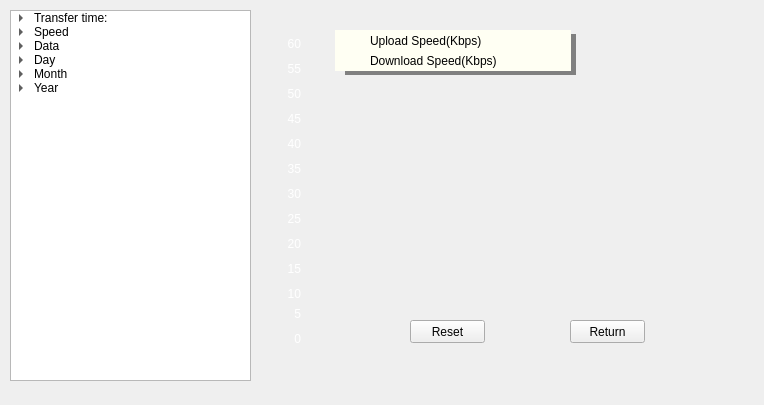
<?xml version="1.0" encoding="UTF-8"?>
<ui version="4.0">
 <class>DataStatisticsForm</class>
 <widget class="QWidget" name="DataStatisticsForm">
  <property name="geometry">
   <rect>
    <x>0</x>
    <y>0</y>
    <width>764</width>
    <height>405</height>
   </rect>
  </property>
  <property name="sizePolicy">
   <sizepolicy hsizetype="Fixed" vsizetype="Fixed">
    <horstretch>0</horstretch>
    <verstretch>0</verstretch>
   </sizepolicy>
  </property>
  <property name="minimumSize">
   <size>
    <width>764</width>
    <height>345</height>
   </size>
  </property>
  <property name="maximumSize">
   <size>
    <width>764</width>
    <height>16777215</height>
   </size>
  </property>
  <property name="baseSize">
   <size>
    <width>748</width>
    <height>345</height>
   </size>
  </property>
  <property name="windowTitle">
   <string>Form</string>
  </property>
  <property name="styleSheet">
   <string notr="true"/>
  </property>
  <widget class="QWidget" name="widgetFluxData" native="true">
   <property name="geometry">
    <rect>
     <x>2</x>
     <y>340</y>
     <width>0</width>
     <height>0</height>
    </rect>
   </property>
   <property name="styleSheet">
    <string notr="true"/>
   </property>
   <widget class="QTreeWidget" name="treeWidgetStatisticsData">
    <property name="geometry">
     <rect>
      <x>0</x>
      <y>0</y>
      <width>0</width>
      <height>0</height>
     </rect>
    </property>
    <attribute name="headerVisible">
     <bool>false</bool>
    </attribute>
    <column>
     <property name="text">
      <string notr="true">Statistics Data</string>
     </property>
    </column>
    <item>
     <property name="text">
      <string>Day</string>
     </property>
     <item>
      <property name="text">
       <string>Upload Data:</string>
      </property>
     </item>
     <item>
      <property name="text">
       <string>Download Data:</string>
      </property>
     </item>
     <item>
      <property name="text">
       <string>Duration:</string>
      </property>
     </item>
    </item>
    <item>
     <property name="text">
      <string>Month</string>
     </property>
     <item>
      <property name="text">
       <string>Upload Data:</string>
      </property>
     </item>
     <item>
      <property name="text">
       <string>Download Data:</string>
      </property>
     </item>
     <item>
      <property name="text">
       <string>Duration:</string>
      </property>
     </item>
    </item>
    <item>
     <property name="text">
      <string>Year</string>
     </property>
     <item>
      <property name="text">
       <string>Upload Data:</string>
      </property>
     </item>
     <item>
      <property name="text">
       <string>Download Data:</string>
      </property>
     </item>
     <item>
      <property name="text">
       <string>Duration:</string>
      </property>
     </item>
    </item>
   </widget>
  </widget>
  <widget class="QWidget" name="widget" native="true">
   <property name="geometry">
    <rect>
     <x>10</x>
     <y>0</y>
     <width>251</width>
     <height>391</height>
    </rect>
   </property>
   <widget class="QTreeWidget" name="treeWidgetConnectData">
    <property name="geometry">
     <rect>
      <x>0</x>
      <y>10</y>
      <width>241</width>
      <height>371</height>
     </rect>
    </property>
    <property name="showDropIndicator" stdset="0">
     <bool>true</bool>
    </property>
    <property name="autoExpandDelay">
     <number>0</number>
    </property>
    <property name="rootIsDecorated">
     <bool>true</bool>
    </property>
    <property name="uniformRowHeights">
     <bool>false</bool>
    </property>
    <property name="itemsExpandable">
     <bool>true</bool>
    </property>
    <property name="columnCount">
     <number>1</number>
    </property>
    <attribute name="headerVisible">
     <bool>false</bool>
    </attribute>
    <attribute name="headerDefaultSectionSize">
     <number>400</number>
    </attribute>
    <attribute name="headerStretchLastSection">
     <bool>false</bool>
    </attribute>
    <column>
     <property name="text">
      <string>Transfer Data</string>
     </property>
    </column>
    <item>
     <property name="text">
      <string>Transfer time:</string>
     </property>
     <property name="toolTip">
      <string/>
     </property>
     <property name="statusTip">
      <string/>
     </property>
     <property name="whatsThis">
      <string/>
     </property>
     <property name="font">
      <font>
       <kerning>true</kerning>
      </font>
     </property>
     <property name="background">
      <brush brushstyle="NoBrush">
       <color alpha="255">
        <red>0</red>
        <green>0</green>
        <blue>0</blue>
       </color>
      </brush>
     </property>
     <item>
      <property name="text">
       <string>新建子项目</string>
      </property>
     </item>
    </item>
    <item>
     <property name="text">
      <string>Speed</string>
     </property>
     <item>
      <property name="text">
       <string>Upload:</string>
      </property>
     </item>
     <item>
      <property name="text">
       <string>Download:</string>
      </property>
     </item>
    </item>
    <item>
     <property name="text">
      <string>Data</string>
     </property>
     <item>
      <property name="text">
       <string>Upload:</string>
      </property>
     </item>
     <item>
      <property name="text">
       <string>Download:</string>
      </property>
     </item>
    </item>
    <item>
     <property name="text">
      <string>Day</string>
     </property>
     <item>
      <property name="text">
       <string>Upload Data:</string>
      </property>
     </item>
     <item>
      <property name="text">
       <string>Download Data:</string>
      </property>
     </item>
     <item>
      <property name="text">
       <string>Duration:</string>
      </property>
     </item>
    </item>
    <item>
     <property name="text">
      <string>Month</string>
     </property>
     <item>
      <property name="text">
       <string>Upload Data:</string>
      </property>
     </item>
     <item>
      <property name="text">
       <string>Download Data:</string>
      </property>
     </item>
     <item>
      <property name="text">
       <string>Duration:</string>
      </property>
     </item>
    </item>
    <item>
     <property name="text">
      <string>Year</string>
     </property>
     <item>
      <property name="text">
       <string>Upload Data:</string>
      </property>
     </item>
     <item>
      <property name="text">
       <string>Download Data:</string>
      </property>
     </item>
     <item>
      <property name="text">
       <string>Duration:</string>
      </property>
     </item>
    </item>
   </widget>
  </widget>
  <widget class="QLabel" name="labelTimeLastReset">
   <property name="geometry">
    <rect>
     <x>10</x>
     <y>405</y>
     <width>101</width>
     <height>16</height>
    </rect>
   </property>
   <property name="text">
    <string>Time last reset:</string>
   </property>
  </widget>
  <widget class="QLabel" name="label_9">
   <property name="geometry">
    <rect>
     <x>140</x>
     <y>320</y>
     <width>81</width>
     <height>16</height>
    </rect>
   </property>
   <property name="text">
    <string/>
   </property>
  </widget>
  <widget class="QPushButton" name="pushButtonReturn">
   <property name="geometry">
    <rect>
     <x>570</x>
     <y>320</y>
     <width>75</width>
     <height>23</height>
    </rect>
   </property>
   <property name="text">
    <string>Return</string>
   </property>
  </widget>
  <widget class="QLabel" name="labelOrdinate0">
   <property name="geometry">
    <rect>
     <x>270</x>
     <y>331</y>
     <width>31</width>
     <height>16</height>
    </rect>
   </property>
   <property name="styleSheet">
    <string notr="true">QLabel#labelOrdinate0
{
	color:white;
}</string>
   </property>
   <property name="text">
    <string>0</string>
   </property>
   <property name="alignment">
    <set>Qt::AlignRight|Qt::AlignTrailing|Qt::AlignVCenter</set>
   </property>
  </widget>
  <widget class="QLabel" name="labelOrdinate5">
   <property name="geometry">
    <rect>
     <x>270</x>
     <y>211</y>
     <width>31</width>
     <height>16</height>
    </rect>
   </property>
   <property name="styleSheet">
    <string notr="true">QLabel#labelOrdinate5
{
	color:white;
}</string>
   </property>
   <property name="text">
    <string>25</string>
   </property>
   <property name="alignment">
    <set>Qt::AlignRight|Qt::AlignTrailing|Qt::AlignVCenter</set>
   </property>
  </widget>
  <widget class="QLabel" name="labelOrdinate3">
   <property name="geometry">
    <rect>
     <x>270</x>
     <y>261</y>
     <width>31</width>
     <height>16</height>
    </rect>
   </property>
   <property name="styleSheet">
    <string notr="true">QLabel#labelOrdinate3
{
	color:white;
}</string>
   </property>
   <property name="text">
    <string>15</string>
   </property>
   <property name="alignment">
    <set>Qt::AlignRight|Qt::AlignTrailing|Qt::AlignVCenter</set>
   </property>
  </widget>
  <widget class="QLabel" name="labelOrdinate4">
   <property name="geometry">
    <rect>
     <x>270</x>
     <y>236</y>
     <width>31</width>
     <height>16</height>
    </rect>
   </property>
   <property name="styleSheet">
    <string notr="true">QLabel#labelOrdinate4
{
	color:white;
}</string>
   </property>
   <property name="text">
    <string>20</string>
   </property>
   <property name="alignment">
    <set>Qt::AlignRight|Qt::AlignTrailing|Qt::AlignVCenter</set>
   </property>
  </widget>
  <widget class="QLabel" name="labelOrdinate2">
   <property name="geometry">
    <rect>
     <x>270</x>
     <y>286</y>
     <width>31</width>
     <height>16</height>
    </rect>
   </property>
   <property name="styleSheet">
    <string notr="true">QLabel#labelOrdinate2
{
	color:white;
}</string>
   </property>
   <property name="text">
    <string>10</string>
   </property>
   <property name="alignment">
    <set>Qt::AlignRight|Qt::AlignTrailing|Qt::AlignVCenter</set>
   </property>
  </widget>
  <widget class="QLabel" name="labelOrdinate1">
   <property name="geometry">
    <rect>
     <x>270</x>
     <y>306</y>
     <width>31</width>
     <height>16</height>
    </rect>
   </property>
   <property name="styleSheet">
    <string notr="true">QLabel#labelOrdinate1
{
	color:white;
}</string>
   </property>
   <property name="text">
    <string>5</string>
   </property>
   <property name="alignment">
    <set>Qt::AlignRight|Qt::AlignTrailing|Qt::AlignVCenter</set>
   </property>
  </widget>
  <widget class="QLabel" name="labelOrdinate11">
   <property name="geometry">
    <rect>
     <x>270</x>
     <y>61</y>
     <width>31</width>
     <height>16</height>
    </rect>
   </property>
   <property name="styleSheet">
    <string notr="true">QLabel#labelOrdinate11
{
	color:white;
}</string>
   </property>
   <property name="text">
    <string>55</string>
   </property>
   <property name="alignment">
    <set>Qt::AlignRight|Qt::AlignTrailing|Qt::AlignVCenter</set>
   </property>
  </widget>
  <widget class="QLabel" name="labelOrdinate9">
   <property name="geometry">
    <rect>
     <x>270</x>
     <y>111</y>
     <width>31</width>
     <height>16</height>
    </rect>
   </property>
   <property name="styleSheet">
    <string notr="true">QLabel#labelOrdinate9
{
	color:white;
}</string>
   </property>
   <property name="text">
    <string>45</string>
   </property>
   <property name="alignment">
    <set>Qt::AlignRight|Qt::AlignTrailing|Qt::AlignVCenter</set>
   </property>
  </widget>
  <widget class="QLabel" name="labelOrdinate10">
   <property name="geometry">
    <rect>
     <x>270</x>
     <y>86</y>
     <width>31</width>
     <height>16</height>
    </rect>
   </property>
   <property name="styleSheet">
    <string notr="true">QLabel#labelOrdinate10
{
	color:white;
}</string>
   </property>
   <property name="text">
    <string>50</string>
   </property>
   <property name="alignment">
    <set>Qt::AlignRight|Qt::AlignTrailing|Qt::AlignVCenter</set>
   </property>
  </widget>
  <widget class="QLabel" name="labelOrdinate8">
   <property name="geometry">
    <rect>
     <x>270</x>
     <y>136</y>
     <width>31</width>
     <height>16</height>
    </rect>
   </property>
   <property name="styleSheet">
    <string notr="true">QLabel#labelOrdinate8
{
	color:white;
}</string>
   </property>
   <property name="text">
    <string>40</string>
   </property>
   <property name="alignment">
    <set>Qt::AlignRight|Qt::AlignTrailing|Qt::AlignVCenter</set>
   </property>
  </widget>
  <widget class="QLabel" name="labelOrdinate6">
   <property name="geometry">
    <rect>
     <x>270</x>
     <y>186</y>
     <width>31</width>
     <height>16</height>
    </rect>
   </property>
   <property name="styleSheet">
    <string notr="true">QLabel#labelOrdinate6
{
	color:white;
}</string>
   </property>
   <property name="text">
    <string>30</string>
   </property>
   <property name="alignment">
    <set>Qt::AlignRight|Qt::AlignTrailing|Qt::AlignVCenter</set>
   </property>
  </widget>
  <widget class="QLabel" name="labelOrdinate7">
   <property name="geometry">
    <rect>
     <x>270</x>
     <y>161</y>
     <width>31</width>
     <height>16</height>
    </rect>
   </property>
   <property name="styleSheet">
    <string notr="true">QLabel#labelOrdinate7
{
	color:white;
}</string>
   </property>
   <property name="text">
    <string>35</string>
   </property>
   <property name="alignment">
    <set>Qt::AlignRight|Qt::AlignTrailing|Qt::AlignVCenter</set>
   </property>
  </widget>
  <widget class="QLabel" name="labelOrdinate12">
   <property name="geometry">
    <rect>
     <x>270</x>
     <y>36</y>
     <width>31</width>
     <height>16</height>
    </rect>
   </property>
   <property name="styleSheet">
    <string notr="true">QLabel#labelOrdinate12
{
	color:white;
}</string>
   </property>
   <property name="text">
    <string>60</string>
   </property>
   <property name="alignment">
    <set>Qt::AlignRight|Qt::AlignTrailing|Qt::AlignVCenter</set>
   </property>
  </widget>
  <widget class="QPushButton" name="pushButtonReset">
   <property name="geometry">
    <rect>
     <x>410</x>
     <y>320</y>
     <width>75</width>
     <height>23</height>
    </rect>
   </property>
   <property name="styleSheet">
    <string notr="true"/>
   </property>
   <property name="text">
    <string>Reset</string>
   </property>
  </widget>
  <widget class="QLabel" name="labelTimeLastResetValue">
   <property name="geometry">
    <rect>
     <x>115</x>
     <y>405</y>
     <width>121</width>
     <height>16</height>
    </rect>
   </property>
   <property name="text">
    <string/>
   </property>
  </widget>
  <widget class="QLabel" name="labelBackground">
   <property name="geometry">
    <rect>
     <x>345</x>
     <y>34</y>
     <width>231</width>
     <height>41</height>
    </rect>
   </property>
   <property name="styleSheet">
    <string notr="true">QLabel#labelBackground
{
	background:gray;
}</string>
   </property>
   <property name="text">
    <string/>
   </property>
  </widget>
  <widget class="QLabel" name="labelUploadRed">
   <property name="geometry">
    <rect>
     <x>335</x>
     <y>30</y>
     <width>35</width>
     <height>21</height>
    </rect>
   </property>
   <property name="styleSheet">
    <string notr="true">QLabel#labelUploadRed
{
	border-image: url(Skin/uploadRed.png);
	background:rgb(255,255,243);
}</string>
   </property>
   <property name="text">
    <string/>
   </property>
  </widget>
  <widget class="QLabel" name="labelDownloadGreen">
   <property name="geometry">
    <rect>
     <x>335</x>
     <y>50</y>
     <width>35</width>
     <height>21</height>
    </rect>
   </property>
   <property name="styleSheet">
    <string notr="true">QLabel#labelDownloadGreen
{
border-image: url(Skin/downloadGreen.png);
	background:rgb(255,255,243);
}</string>
   </property>
   <property name="text">
    <string/>
   </property>
  </widget>
  <widget class="QLabel" name="labelUploadSpeed">
   <property name="geometry">
    <rect>
     <x>370</x>
     <y>30</y>
     <width>201</width>
     <height>21</height>
    </rect>
   </property>
   <property name="styleSheet">
    <string notr="true">QLabel#labelUploadSpeed
{
	background:rgb(255,255,243);
}</string>
   </property>
   <property name="text">
    <string>Upload Speed(Kbps)</string>
   </property>
  </widget>
  <widget class="QLabel" name="labelDownloadSpeed">
   <property name="geometry">
    <rect>
     <x>370</x>
     <y>50</y>
     <width>201</width>
     <height>21</height>
    </rect>
   </property>
   <property name="styleSheet">
    <string notr="true">QLabel#labelDownloadSpeed
{
	background:rgb(255,255,243);
}</string>
   </property>
   <property name="text">
    <string>Download Speed(Kbps)</string>
   </property>
  </widget>
 </widget>
 <resources/>
 <connections/>
</ui>
